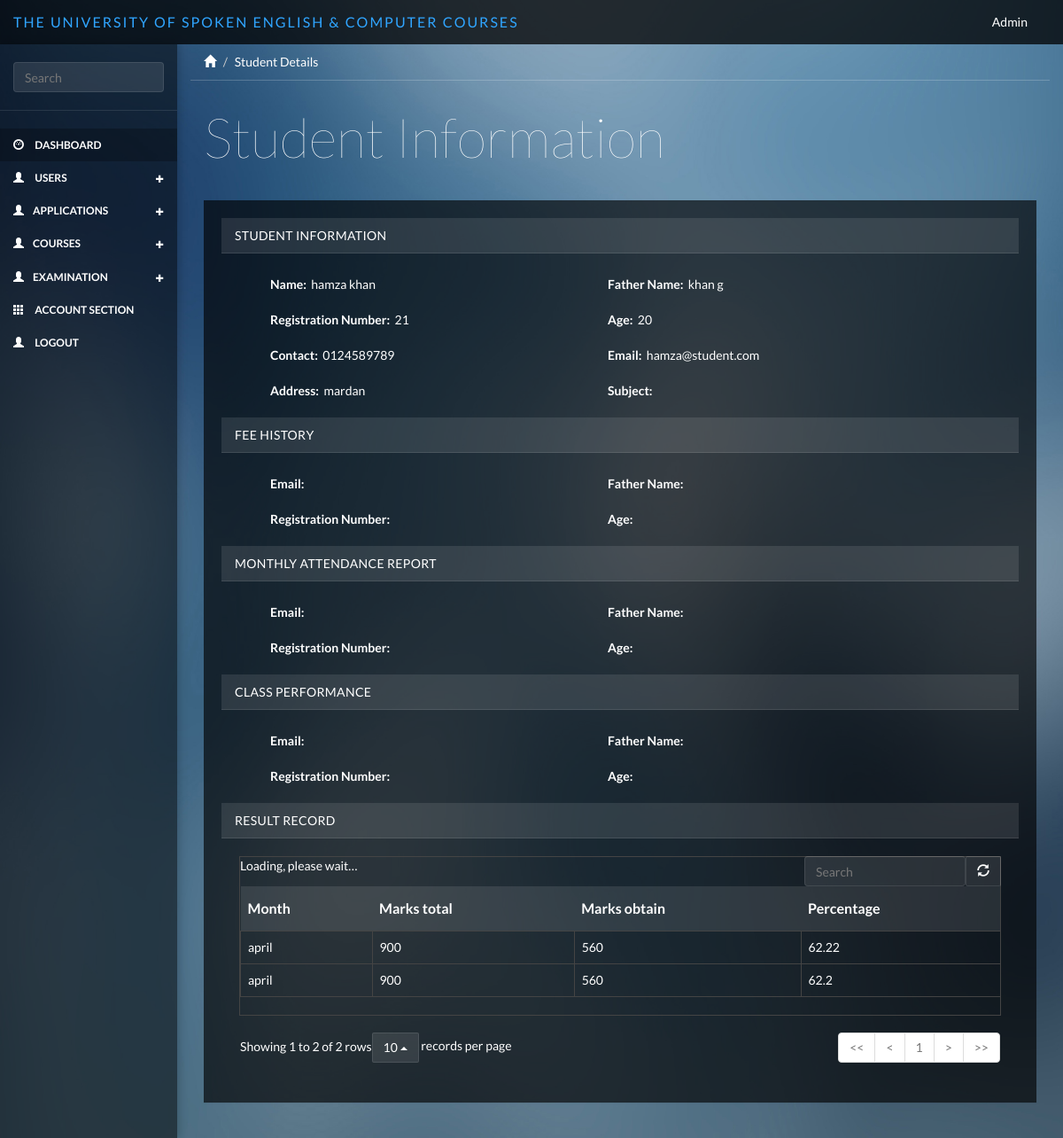
Page /monthlytest/result_details/4 on the committed database.
### tables this page shows
CREATE TABLE IF NOT EXISTS `users` (
  `u_id` int(11) NOT NULL AUTO_INCREMENT,
  `name` varchar(255) NOT NULL,
  `f_name` varchar(255) NOT NULL,
  `age` varchar(255) NOT NULL,
  `contact` varchar(255) NOT NULL,
  `country_id` varchar(255) NOT NULL,
  `province_id` varchar(255) NOT NULL,
  `city_id` varchar(255) NOT NULL,
  `address` varchar(255) NOT NULL,
  `email` varchar(255) NOT NULL,
  `password` varchar(500) NOT NULL,
  `role` varchar(255) NOT NULL,
  `fktestresult_id` int(11) NOT NULL,
  `description` varchar(255) NOT NULL,
  `created_at` varchar(255) NOT NULL,
  `updated_at` varchar(255) NOT NULL,
  `created_by` varchar(255) NOT NULL,
  PRIMARY KEY (`u_id`)
);

CREATE TABLE IF NOT EXISTS `monthly_test` (
  `test_id` int(11) NOT NULL AUTO_INCREMENT,
  `fkstudent_id` int(11) NOT NULL,
  `test_name` varchar(255) NOT NULL,
  `test_month` varchar(255) NOT NULL,
  `test_date` varchar(255) NOT NULL,
  `test_subject` varchar(255) NOT NULL,
  `obtn_marks` varchar(255) NOT NULL,
  `totl_marks` varchar(255) NOT NULL,
  `percentage` varchar(255) NOT NULL,
  `created_at` varchar(255) NOT NULL,
  `updated_at` varchar(255) NOT NULL,
  PRIMARY KEY (`test_id`)
);

### application/controllers/MonthlyTest.php (called while the page is built, shortened)
<?php
class MonthlyTest extends CI_Controller {
    public function result_details( $id = null )
    {
        $this->db->select('*');
        $this->db->from('monthly_test');
        $this->db->join('student', 'student.s_id = monthly_test.fkstudent_id');
       $this->db->join('users', 'users.u_id = student.fkuser_id');
        $query = $this->db->get();
        $result = $query->result();
        $result['result'] = $result[0];
        $result['test']   = $query->result();
        $this->load->view('include/header');
        $this->load->view('include/sidebar');
        $this->load->view('monthlytest/result_details',$result);
        $this->load->view('include/footer');
    }
}

### index.php (called while the page is built, shortened)
<?php
require_once BASEPATH.'core/CodeIgniter.php';

### application/views/monthlytest/result_details.php (the view)
<div class="col-sm-9 col-sm-offset-3 col-lg-10 col-lg-offset-2 main">
    <div class="row">
        <ol class="breadcrumb">
            <li><a href="#"><span class="glyphicon glyphicon-home"></span></a></li>
            <li class="active">Student Details</li>
        </ol>
    </div>
    <div class="row">
        <div class="col-lg-12">
            <h1 class="page-header">Student Information</h1>
        </div>
    </div>
    <div class="row">
        <div class="col-lg-12">
            <div class="panel panel-default">
                <div class="panel-body">
                    <div class="panel-heading panel_style">Student Information</div>
                            <div class="col-md-12">
                            </div>
                    <div class="row" style="position: relative;margin-top: 25px;">
                                 <div class="form-group col-md-4 margin_left">
                                     <label>Name:&nbsp;&nbsp;</label><?= $result->name?>
                                 </div>
                                 <div class="form-group col-md-4 ">
                                  <label>Father Name:&nbsp;&nbsp;</label><?= $result->f_name?>
                                 </div>
                            </div>
                            <div class="row">
                                 <div class="form-group col-md-4 margin_left">
                                  <label>Registration Number:&nbsp;&nbsp; </label><?= $result->fkstudent_id?>
                                 </div>
                                 <div class="form-group col-md-4">
                                  <label>Age:&nbsp;&nbsp; </label><?= $result->age?>
                                 </div>
                            </div>
                            <div class="row">
                                 <div class="form-group col-md-4 margin_left">
                                  <label>Contact:&nbsp;&nbsp; </label><?= $result->contact?>
                                 </div>
                                 <div class="form-group col-md-4">
                                  <label>Email:&nbsp;&nbsp; </label><?= $result->email?>
                                 </div>
                            </div>
                            <div class="row">
                                 <div class="form-group col-md-4 margin_left">
                                  <label>Address:&nbsp;&nbsp; </label><?= $result->address?>
                                 </div>
                                 <div class="form-group col-md-4">
                                  <label>Subject:&nbsp;&nbsp; </label>
                                 </div>
                            </div>
                            <div class="row" >
                            <div class="panel-heading panel_style">Fee History</div>
                            </div>
                            <div class="row"style="position: relative;margin-top: 25px;">
                                 <div class="form-group col-md-4 margin_left">
                                     <label>Email:&nbsp;&nbsp;</label>
                                 </div>
                                 <div class="form-group col-md-4 ">
                                  <label>Father Name:&nbsp;&nbsp; </label>
                                 </div>
                            </div>
                            <div class="row">
                                 <div class="form-group col-md-4 margin_left">
                                  <label>Registration Number:&nbsp;&nbsp; </label>
                                 </div>
                                 <div class="form-group col-md-4">
                                  <label>Age:&nbsp;&nbsp; </label>
                                 </div>
                            </div>
                            <div class="panel-heading panel_style">Monthly Attendance Report</div>
                            <div class="row"style="position: relative;margin-top: 25px;">
                                 <div class="form-group col-md-4 margin_left">
                                     <label>Email:&nbsp;&nbsp;</label>
                                 </div>
                                 <div class="form-group col-md-4 ">
                                  <label>Father Name:&nbsp;&nbsp; </label>
                                 </div>
                            </div>
                            <div class="row">
                                 <div class="form-group col-md-4 margin_left">
                                  <label>Registration Number:&nbsp;&nbsp; </label>
                                 </div>
                                 <div class="form-group col-md-4">
                                  <label>Age:&nbsp;&nbsp; </label>
                                 </div>
                            </div>
                            <div class="panel-heading panel_style">Class Performance</div>
                            <div class="row"style="position: relative;margin-top: 25px;">
                                 <div class="form-group col-md-4 margin_left">
                                     <label>Email:&nbsp;&nbsp;</label>
                                 </div>
                                 <div class="form-group col-md-4 ">
                                  <label>Father Name:&nbsp;&nbsp; </label>
                                 </div>
                            </div>
                            <div class="row">
                                 <div class="form-group col-md-4 margin_left">
                                  <label>Registration Number:&nbsp;&nbsp; </label>
                                 </div>
                                 <div class="form-group col-md-4">
                                  <label>Age:&nbsp;&nbsp; </label>
                                 </div>
                            </div>
                            <div class="panel-heading panel_style">Result Record</div>
                                <div class="panel-body">
                                    <table data-toggle="table" data-show-refresh="true" data-search="true" data-select-item-name="toolbar1" data-pagination="true" data-sort-name="name" data-sort-order="desc">
                                        <thead>
                                        <tr>
                                            <th  data-sortable="true"><b>Month</b></th>
                                            <th  data-sortable="true"><b>Marks total</b></th>
                                            <th  data-sortable="true"><b>Marks obtain</b></th>
                                            <th  data-sortable="true"><b>Percentage</b></th>
                                        </tr>
                                        </thead>
                                        <tbody>
                                        <?php foreach($test as $array){?>
                                        <tr>
                                            <td><?=$array->test_month?></td>
                                            <td><?=$array->totl_marks?></td>
                                            <td><?=$array->obtn_marks?></td>
                                            <td><?=$array->percentage?></td>
                                        </tr>
                                        <?php } ?>
                                        </tbody>
                                    </table>
                                </div>
                 </div>
        </div>
    </div>
    </div>
  </div>

### public/css/styles.css (style rules this page uses)
body { background-color: #444; background-image: url(../bg/blurred-background-1.jpg); background-size: cover; -webkit-background-size: cover; -moz-background-size: cover; -o-background-size: cover; font-family: 'Lato'; padding-top: 50px; color: #fff; }
.row { margin: 0; }
.panel-body { padding: 20px; }
.main { padding-bottom: 20px; }
a, a:hover, a:focus { color: #fff; }
h1, h2, h3, h4, h5, h6 { color: #fff; }
h1 { font-weight: 100; font-size: 62px; }
.panel { border: 0; background: #333; background: rgba(0, 0, 0, .65); border-radius: 0; margin-top: -1px; }
.panel-heading { font-size: 18px; font-weight: 300; letter-spacing: 0.025em; height: 66px; line-height: 45px; border-radius: 0; }
.panel-default .panel-heading { background: #444; background: rgba(255, 255, 255, .1); border-bottom: 1px solid rgba(255, 255, 255, .1); color: #fff; text-transform: uppercase; font-size: 14px; font-weight: 500; }
.breadcrumb { border-radius: 0; padding: 10px 15px; background: none; box-shadow: 0 1px 0px rgba(255, 255, 255, .2); margin: 0 ; }
.breadcrumb li { color: #fff; }
.breadcrumb .active { color: #fff; }
h1.page-header { margin-top: 30px; margin-bottom: 30px; border-bottom: 0; color: #fff; }
.table { background: none; }

### application/views/include/header.php (style rules this page uses)
.panel_style { position: relative; height: 40px; line-height: 20px; }
.margin_left { margin-left: 40px; }

### rows in the picture
users: name "hamza khan", f_name "khan g", age "20", contact "0124589789", email "hamza@student.com", address "mardan"
monthly_test: fkstudent "21", test_month "april", totl_marks "900", obtn_marks "560", percentage "62.22"
monthly_test: test_month "april", totl_marks "900", obtn_marks "560", percentage "62.2"
